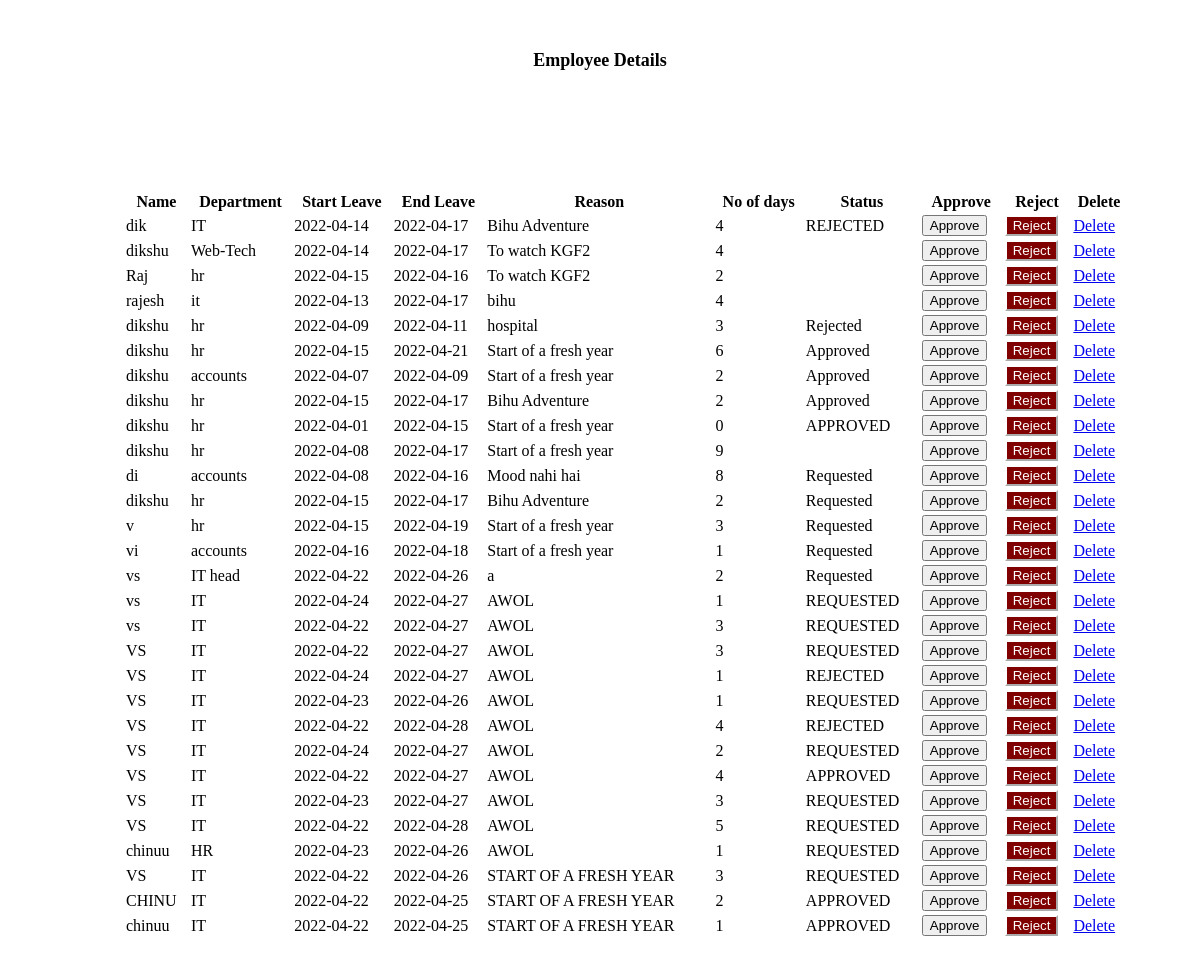
/leaves.php (signed in), run on the app's committed database.
### tables this page shows
CREATE TABLE `leaves` (
  `id` int(5) NOT NULL,
  `name` varchar(200) NOT NULL,
  `depatment` varchar(200) NOT NULL,
  `start_leave` date NOT NULL,
  `end_leave` date NOT NULL,
  `reason` varchar(500) NOT NULL,
  `noofdays` int(6) NOT NULL,
  `Action` varchar(200) NOT NULL,
  `username` varchar(200) NOT NULL
);

### leaves.php (the view, shortened to what this page needs)
<!DOCTYPE html>
<html lang="en">
<head>
    <link rel="stylesheet" href="css/style3.css">
</head>
<body>
    <div class="breadcrumbs">
        <div class="col-sm-4">
            <div class="page-header float-left">
                <div class="page-title">
                    <h1>Employee Details </h1>
                </div>
            </div>
        </div>
    </div>
    <div class="content mt-3">
        <div class="animated fadeIn">
            <div class="row" style="margin-top: 5%;">
                <div class="col-lg-12">
                    <div class="card">
                        <div class="card-body">
                            <table class="table table-striped custom-table datatable" style="width: 95%;">
                                <tr>
                                    <th>Name</th>
                                    <th>Department</th>
                                    <th>Start Leave</th>
                                    <th>End Leave</th>
                                    <th>Reason</th>
                                    <th>No of days</th>
                                    <th>Status</th>
                                    <th>Approve</th>
                                    <th>Reject</th>
                                    <th>Delete</th>
                                </tr>
                                <?php
                                $res = mysqli_query($link, "select * from leaves ");
                                while ($row = mysqli_fetch_array($res)) {
                                    echo "<tr>";
                                    echo "<td>";
                                    echo $row["name"];
                                    echo "</td>";
                                    echo "<td>";
                                    echo $row["depatment"];
                                    echo "</td>";
                                    echo "<td>";
                                    echo $row["start_leave"];
                                    echo "</td>";
                                    echo "<td>";
                                    echo $row["end_leave"];
                                    echo "</td>";
                                    echo "<td>";
                                    echo $row["reason"];
                                    echo "</td>";
                                    echo "<td>";
                                    echo $row["noofdays"];
                                    echo "</td>";
                                    echo "<td>";
                                    echo $row["Action"];
                                    echo "</td>";
                                    echo "<td>";
                                ?>
                                    <a href="update_leave.php?id=<?php echo $row["id"]; ?>"><button type=" submit" name="submit1" class="btn btn-success loginbtn">Approve</button></a>
                                    <?php
                                    echo "</td>";
                                    echo "<td>";
                                    ?>
                                    <a href="update_leave2.php?id=<?php echo $row["id"]; ?>"><button type=" submit" name="submit1" class="btn btn-success loginbtn" style="color: #fff; background-color:Maroon;
    border-color: WHITE;">Reject</button></a>
                                    <?php
                                    echo "</td>";
                                    echo "<td>";
                                    ?>
                                    <a href="delete_leave.php?id=<?php echo $row["id"]; ?>" onclick="return confirm('Are you sure?')">Delete</a>
                                <?php
                                    echo "</td>";
                                    echo "</tr>";
                                }
                                ?>
                            </table>
                        </div>
                    </div>
                </div>
            </div>
        </div>
    </div>
</body>
</html>

### css/style3.css (style rules this page uses)
.row table { padding: 60px; margin-top: 1%; margin-left: 55px; width: 80%; }
.page-title h1 { margin-top: 50px; align-self: center; text-align: center; font-size: large; font-weight: 600; }

### data on the page
leaves: name "dik", depatment "IT", start_leave "2022-04-14", end_leave "2022-04-17", reason "Bihu Adventure", noofdays "4", Action "REJECTED"
leaves: name "dikshu", depatment "Web-Tech", start_leave "2022-04-14", end_leave "2022-04-17", reason "To watch KGF2", noofdays "4"
leaves: name "Raj", depatment "hr", start_leave "2022-04-15", end_leave "2022-04-16", reason "To watch KGF2", noofdays "2"
leaves: name "rajesh", depatment "it", start_leave "2022-04-13", end_leave "2022-04-17", reason "bihu", noofdays "4"
leaves: name "dikshu", depatment "hr", start_leave "2022-04-09", end_leave "2022-04-11", reason "hospital", noofdays "3", Action "Rejected"
leaves: name "dikshu", depatment "hr", start_leave "2022-04-15", end_leave "2022-04-21", reason "Start of a fresh year", noofdays "6", Action "Approved"
leaves: name "dikshu", depatment "accounts", start_leave "2022-04-07", end_leave "2022-04-09", reason "Start of a fresh year", noofdays "2", Action "Approved"
leaves: name "dikshu", depatment "hr", start_leave "2022-04-15", end_leave "2022-04-17", reason "Bihu Adventure", noofdays "2", Action "Approved"
leaves: name "dikshu", depatment "hr", start_leave "2022-04-01", end_leave "2022-04-15", reason "Start of a fresh year", noofdays "0", Action "APPROVED"
leaves: name "dikshu", depatment "hr", start_leave "2022-04-08", end_leave "2022-04-17", reason "Start of a fresh year", noofdays "9"
leaves: name "di", depatment "accounts", start_leave "2022-04-08", end_leave "2022-04-16", reason "Mood nahi hai", noofdays "8", Action "Requested"
leaves: name "dikshu", depatment "hr", start_leave "2022-04-15", end_leave "2022-04-17", reason "Bihu Adventure", noofdays "2", Action "Requested"
leaves: name "v", depatment "hr", start_leave "2022-04-15", end_leave "2022-04-19", reason "Start of a fresh year", noofdays "3", Action "Requested"
leaves: name "vi", depatment "accounts", start_leave "2022-04-16", end_leave "2022-04-18", reason "Start of a fresh year", noofdays "1", Action "Requested"
leaves: name "vs", depatment "IT head", start_leave "2022-04-22", end_leave "2022-04-26", reason "a", noofdays "2", Action "Requested"
leaves: name "vs", depatment "IT", start_leave "2022-04-24", end_leave "2022-04-27", reason "AWOL", noofdays "1", Action "REQUESTED"
leaves: name "vs", depatment "IT", start_leave "2022-04-22", end_leave "2022-04-27", reason "AWOL", noofdays "3", Action "REQUESTED"
leaves: name "VS", depatment "IT", start_leave "2022-04-22", end_leave "2022-04-27", reason "AWOL", noofdays "3", Action "REQUESTED"
leaves: name "VS", depatment "IT", start_leave "2022-04-24", end_leave "2022-04-27", reason "AWOL", noofdays "1", Action "REJECTED"
leaves: name "VS", depatment "IT", start_leave "2022-04-23", end_leave "2022-04-26", reason "AWOL", noofdays "1", Action "REQUESTED"
leaves: name "VS", depatment "IT", start_leave "2022-04-22", end_leave "2022-04-28", reason "AWOL", noofdays "4", Action "REJECTED"
leaves: name "VS", depatment "IT", start_leave "2022-04-24", end_leave "2022-04-27", reason "AWOL", noofdays "2", Action "REQUESTED"
leaves: name "VS", depatment "IT", start_leave "2022-04-22", end_leave "2022-04-27", reason "AWOL", noofdays "4", Action "APPROVED"
leaves: name "VS", depatment "IT", start_leave "2022-04-23", end_leave "2022-04-27", reason "AWOL", noofdays "3", Action "REQUESTED"
leaves: name "VS", depatment "IT", start_leave "2022-04-22", end_leave "2022-04-28", reason "AWOL", noofdays "5", Action "REQUESTED"
leaves: name "chinuu", depatment "HR", start_leave "2022-04-23", end_leave "2022-04-26", reason "AWOL", noofdays "1", Action "REQUESTED"
leaves: name "VS", depatment "IT", start_leave "2022-04-22", end_leave "2022-04-26", reason "START OF A FRESH YEAR", noofdays "3", Action "REQUESTED"
leaves: name "CHINU", depatment "IT", start_leave "2022-04-22", end_leave "2022-04-25", reason "START OF A FRESH YEAR", noofdays "2", Action "APPROVED"
leaves: name "chinuu", depatment "IT", start_leave "2022-04-22", end_leave "2022-04-25", reason "START OF A FRESH YEAR", noofdays "1", Action "APPROVED"
